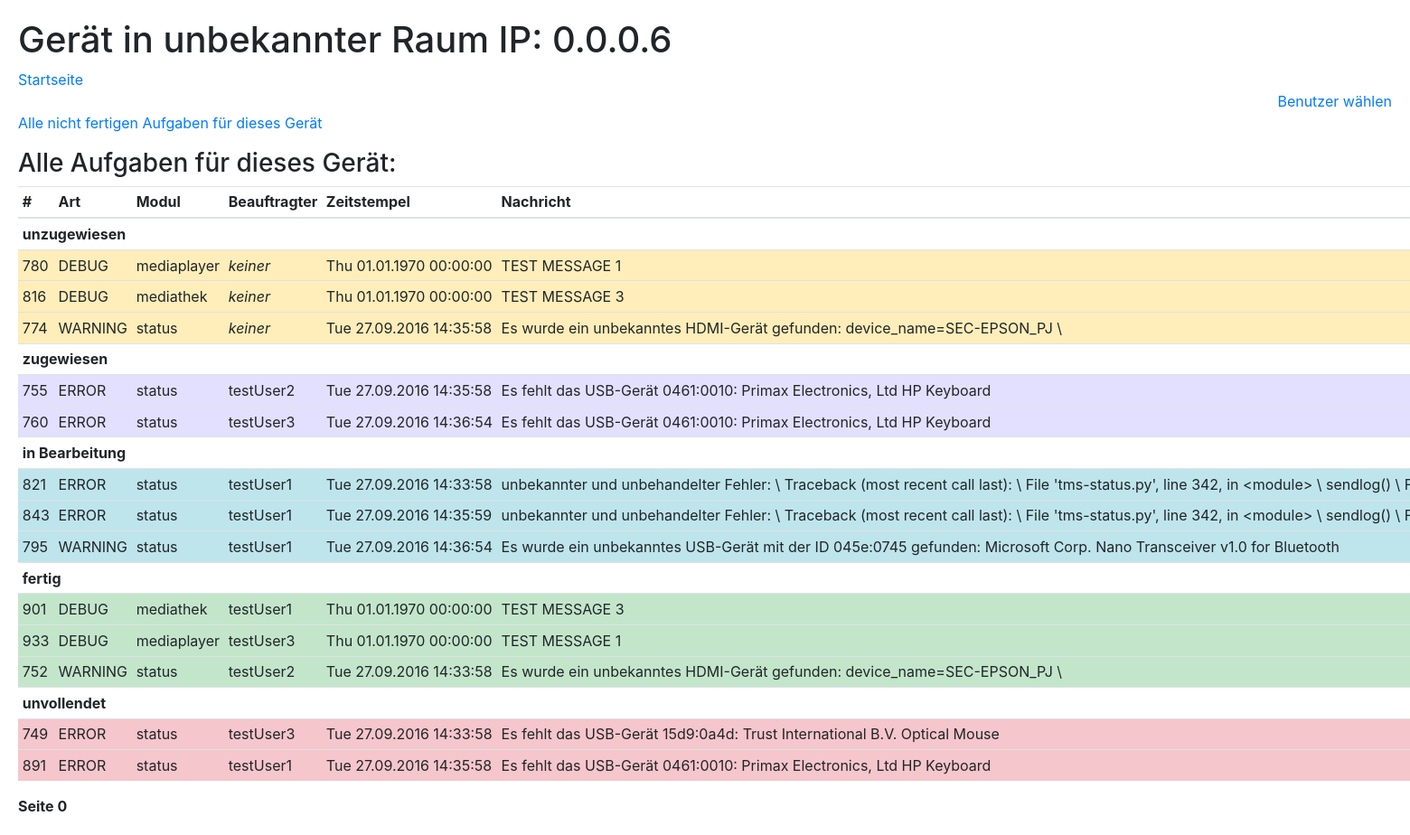
Screenshot of /device.php?ip=6&all=1 with the database file from the repository.
### tables this page shows
CREATE TABLE `messages` (
  `id` int(11) NOT NULL,
  `ip` int(11) NOT NULL,
  `time` bigint(20) NOT NULL,
  `typeId` tinyint(4) NOT NULL,
  `moduleId` tinyint(4) NOT NULL,
  `message` text NOT NULL,
  `statusId` tinyint(4) NOT NULL,
  `assignee` tinyint(4) NOT NULL,
  `comment` text NOT NULL
);

CREATE TABLE `messagestatus` (
  `id` tinyint(4) NOT NULL,
  `name` tinytext NOT NULL,
  `bootstrapName` tinytext NOT NULL,
  `tagName` tinytext NOT NULL
);

### util.php (the view, shortened to what this page needs)
<?php
$userId = 1;
$userPerm = 0;
$pageLength = 25;
$pageNum = 0;
function setupPage($pageName, $pageTitle = false, $insertBefore = "") {
  echo "<!DOCTYPE html>
<html>
<head>
  <title>{$pageName} | RaspWatch</title>
  <meta charset='utf-8'>
  <meta name='author' content='Christopher Walther'>
  <meta name='editor' content='brackets'>
  <link rel='stylesheet' href='https://maxcdn.bootstrapcdn.com/bootstrap/4.0.0-alpha.4/css/bootstrap.min.css'>
  <link rel='stylesheet' type='text/css' href='style.css'>
</head>
<body>
  {$insertBefore}<h1>{$pageName}</h1><a href='index.php'>Startseite</a>";
}
function endPage() {
  echo "</body></html>";
}
function setupUser() {
  echo setupUserData();
}
function setupUserData() {
  global $userId;
  global $userName;
  global $userPerm;
  if (! empty($_GET["userId"])) {
    setUser($_GET["userId"]);
  } else if (! empty($_POST["userName"])) {
    setUser($_POST["userName"], true);
  } else if (! empty($_SESSION["userId"])) {
    setUser($_SESSION["userId"], false, true);
  } else {
    setUser(1);
  }
  $userPermName = permName($userPerm);
  $str = "<div style='flow: right; text-align:right;'>";
  if ($userId == 1) {
    $str .= "<a href='setUser.php'>Benutzer wählen</a>";
  } else {
    $str .= "{$userPermName}: <a href='user.php'>{$userName}</a> |";
    $str .= " <a href='userActions.php'>Aktionen</a>";
  }
  $str .= "</div>";
  return $str;
}
$dbConn = mysqli_connect("localhost", "root", "", "rasp_watch");
mysqli_set_charset($dbConn, "utf8");
$queryResult = false;
function query($queryString, $logQuerySuccess = false) {
  global $dbConn;
  $queryResult = mysqli_query($dbConn, $queryString);
}
function userNeedsAuth() {
  global $userId;
  global $userPerm;
  return permIsHigh(adminGetPerm($userId)) && ! permIsHigh($userPerm);
}
function setUser($value, $isName = false, $keepAuth = false) {
  if ($isName) {
    $userName = $value;
    $userId = adminId($userName);
  } else {
    $userId = $value;
    $userName = adminName($userId);
  }
}
function queryToRows($queryString) {
  $rows = [];
  global $queryResult;
  query($queryString);
  while($row = mysqli_fetch_assoc($queryResult)) {
    array_push($rows, $row);
  }
  return $rows;
}
function getAttribText($message, $name, $textShorten = 0) {
  $str = $message[$name];
  switch ($name) {
    case "assignee":
      $str = makeNonBreaking(adminName($message[$name]));
      break;
    case "typeId":
      $str = typeName($message[$name]);
      break;
    case "moduleId":
      $str = moduleName($message[$name]);
      break;
    case "statusId":
      $str = makeNonBreaking(statusName($message[$name]));
      break;
    case "time":
      $str = makeNonBreaking(messageTime($message));
      break;
    case "message":
      $str = $textShorten > 0 ? mb_strimwidth($message["message"], 0, 200, "...") : $message["message"];
      $str = htmlspecialchars($str);
      break;
  }
  return $str;
}
$attribNames = [
  "id" => "#",
  "ip" => "Raum",
  "typeId" => "Art",
  "moduleId" => "Modul",
  "statusId" => "Status",
  "assignee" => "Beauftragter",
  "time" => "Zeitstempel",
  "message" => "Nachricht"
];
function messageCmpAttribValue($message, $cmpAttrib) {
  switch ($cmpAttrib) {
    case "assignee":
      return adminName($message[$cmpAttrib]);
      break;
    default:
      return $message[$cmpAttrib];
  }
}
function getMessageAttribCmp($cmpAttribs, $directions) {
  return function($message1, $message2) use ($cmpAttribs, $directions) {
    $attribIndex = 0;
    $attribLength = count($cmpAttribs);
    while ($attribIndex < $attribLength && messageCmpAttribValue($message1, $cmpAttribs[$attribIndex]) == messageCmpAttribValue($message2, $cmpAttribs[$attribIndex])) {
      $attribIndex ++;
    }
    if ($attribIndex === $attribLength) {
      return 0;
    } else {
      return strnatcmp(messageCmpAttribValue($message1, $cmpAttribs[$attribIndex]), messageCmpAttribValue($message2, $cmpAttribs[$attribIndex])) * $directions[$cmpAttribs[$attribIndex]];
    }
  };
}
function messageTable($messageArray, $hideAttribs = [],  $orderByAttribs = ["ip", "statusId", "time", "assignee", "typeId"]) {
  global $attribNames;
  $directions = [];
  foreach ($orderByAttribs as $index => $attrib) {
    if (mb_substr($attrib, -1) === "D") {
      $orderByAttribs[$index] = mb_substr($attrib, 0, -1);
      $directions[$orderByAttribs[$index]] = -1;
    } else {
      $directions[$attrib] = 1;
    }
  }
  $orderByAttribs = array_values(array_diff($orderByAttribs, $hideAttribs));
  array_push($hideAttribs, $orderByAttribs[0]);
  usort($messageArray, getMessageAttribCmp($orderByAttribs, $directions));
  global $pageLength;
  global $pageNum;
  $messageArray = array_slice($messageArray, $pageNum * $pageLength, $pageLength);
  if (count($messageArray) == 0) {
    echo "<p><em>Keine</em></p>";
  } else {
    echo "<table class='table table-sm messageTable'><thead class='thead-default'><tr>";
    foreach ($attribNames as $attrib => $name) {
      if (! in_array($attrib, $hideAttribs)) {
        echo "<th>" . $name . "</th>";
      }
    }
    echo "</tr></thead><tbody class='table-hover'>";
    $lastGroupValue = "";
    foreach ($messageArray as $message) {
      if ($message[$orderByAttribs[0]] != $lastGroupValue) {
        $lastGroupValue = $message[$orderByAttribs[0]];
        echo "<tr><td colspan='7'><b>" . getAttribText($message, $orderByAttribs[0], 40) . "</b></td></tr>";
      }
      echo "<tr class='" . statusBName($message["statusId"]) . "' onclick='document.location = \"messageSingle.php?id={$message["id"]}\";'>";
      foreach ($attribNames as $attrib => $value) {
        if (! in_array($attrib, $hideAttribs)) {
          echo "<td>" . getAttribText($message, $attrib, 100) . "</td>";
        }
      }
      echo "</tr>";
    }
    echo "</tbody></table>";
  }
  global $pageNum;
  echo "<p class='text-xs-center'><b>";
  echo "Seite {$pageNum}";
  echo "</b></p>";
}
function makeNonBreaking($str) {
  return str_replace(" ", "&nbsp;", $str);
}
function getModules() {
  global $queryResult;
  $modules = [];
  query("SELECT * FROM module");
  while ($row = mysqli_fetch_assoc($queryResult)) {
    $modules[$row["id"]] = $row["name"];
  }
}
function moduleName($moduleId) {
  global $modules;
  if (empty($modules)) {
    getModules();
  }
  return $modules[$moduleId];
}
function getTypes() {
  global $queryResult;
  $types = [];
  query("SELECT * FROM type");
  while ($row = mysqli_fetch_assoc($queryResult)) {
    $types[$row["id"]] = $row["name"];
  }
}
function typeName($typeId) {
  global $types;
  if (empty($types)) {
    getTypes();
  }
  return $types[$typeId];
}
function getStatusNames() {
  global $queryResult;
  $statusNames = [];
  query("SELECT * FROM messagestatus");
  while ($row = mysqli_fetch_assoc($queryResult)) {
    $statusNames[$row["id"]] = (object) [
      "name" => $row["name"],
      "bName" => $row["bootstrapName"],
      "tagName" => $row["tagName"]
    ];
  }
}
function statusName($statusId) {
  global $statusNames;
  if (empty($statusNames)) {
    getStatusNames();
  }
  return $statusNames[$statusId] -> name;
}
function statusBName($statusId) {
  global $statusNames;
  return $statusNames[$statusId] -> bName;
}
function getAdmins() {
  global $queryResult;
  global $perms;
  $admins = [];
  query("SELECT id, name, perm, email FROM admin");
  while ($row = mysqli_fetch_assoc($queryResult)) {
    $admins[$row["id"]] = $row["name"];
    $perms[$row["id"]] = $row["perm"];
  }
}
function adminName($id) {
  global $admins;
  if (empty($admins)) {
    getAdmins();
  }
  if ($id == 1) {
    return "<em>keiner</em>";
  } else {
    return array_key_exists($id, $admins) ? $admins[$id] : "<em>unbekannt</em>";
  }
}
function adminGetPerm($id) {
  global $perms;
  return array_key_exists($id, $perms) ? $perms[$id] : 0;
}
function permIsHigh($permLevel) {
  return $permLevel > 0;
}
function permName($permLevel) {
  return permIsHigh($permLevel) ? "Administrator" : "Benutzer";
}
function formatTime($unixTime) {
  return date("D d.m.Y H:i:s", $unixTime);
}
function messageTime($message) {
  return formatTime($message["time"]);
}
?>

### device.php (shortened to what this page needs)
<?php
include "util.php";
if (! empty($_GET["ip"])) {
  $ip = $_GET["ip"];
  setupPage("Gerät in " . roomNameSimple($ip));
  setupUser();
  if (! empty($_GET["all"]) && $_GET["all"] > 0) {
    echo "<p><a href='device.php?ip={$ip}'>Alle nicht fertigen Aufgaben für dieses Gerät</a></p>";
    echo "<h3>Alle Aufgaben für dieses Gerät:</h3>";
    messageTable(queryToRows("SELECT * FROM messages WHERE ip={$ip}"), ["ip"], ["statusId", "time", "assignee", "typeId"]);
  } else {
    echo "<p><a href='device.php?ip={$ip}&all=1'>Alle Aufgaben für dieses Gerät</a></p>";
    echo "<h3>Alle nicht fertigen Aufgaben für dieses Gerät:</h3>";
    messageTable(queryToRows("SELECT * FROM messages WHERE ip={$ip} AND NOT statusId=3"), ["ip"], ["statusId", "time", "assignee", "typeId"]);
  }
} else {
  setupPage("<h1>Unbekanntes Gerät</h1>Fehler: Keine IP-Adresse gesendet!");
}
endPage();
?>

### style.css (style rules this page uses)
body { margin: 20px; }
.table-assigned { background-color: hsl(245, 100%, 94%); }
.messageTable td { white-space: nowrap; }

### rows the page displays
messages: orderByAttribs "unzugewiesen", id "780", attrib "DEBUG", attrib "mediaplayer", assignee "keiner", time "Thu 01.01.1970 00:00:00", message "TEST MESSAGE 1"
messages: id "816", typeId "DEBUG", moduleId "mediathek", assignee "keiner", time "Thu 01.01.1970 00:00:00", message "TEST MESSAGE 3"
messages: id "774", typeId "WARNING", moduleId "status", assignee "keiner", time "Tue 27.09.2016 14:35:58", message "Es wurde ein unbekanntes HDMI-Gerät gefunden: device_name=SEC-EPSON_PJ \\"
messages: statusId.name "zugewiesen", id "755", typeId "ERROR", moduleId "status", assignee "testUser2", time "Tue 27.09.2016 14:35:58", message "Es fehlt das USB-Gerät 0461:0010: Primax Electronics, Ltd HP Keyboard"
messages: id "760", typeId "ERROR", moduleId "status", assignee "testUser3", time "Tue 27.09.2016 14:36:54", message "Es fehlt das USB-Gerät 0461:0010: Primax Electronics, Ltd HP Keyboard"
messages: statusId.name "in Bearbeitung", id "821", typeId "ERROR", moduleId "status", assignee "testUser1", time "Tue 27.09.2016 14:33:58", message "unbekannter und unbehandelter Fehler: \\ Traceback (most recent call last): \\ File 'tms-status.py', line 342, in <module> \\ sendlog() \\…"
messages: id "843", typeId "ERROR", moduleId "status", assignee "testUser1", time "Tue 27.09.2016 14:35:59", message "unbekannter und unbehandelter Fehler: \\ Traceback (most recent call last): \\ File 'tms-status.py', line 342, in <module> \\ sendlog() \\…"
messages: id "795", typeId "WARNING", moduleId "status", assignee "testUser1", time "Tue 27.09.2016 14:36:54", message "Es wurde ein unbekanntes USB-Gerät mit der ID 045e:0745 gefunden: Microsoft Corp. Nano Transceiver v1.0 for Bluetooth"
messages: statusId.name "fertig", id "901", typeId "DEBUG", moduleId "mediathek", assignee "testUser1", time "Thu 01.01.1970 00:00:00", message "TEST MESSAGE 3"
messages: id "933", typeId "DEBUG", moduleId "mediaplayer", assignee "testUser3", time "Thu 01.01.1970 00:00:00", message "TEST MESSAGE 1"
messages: id "752", typeId "WARNING", moduleId "status", assignee "testUser2", time "Tue 27.09.2016 14:33:58", message "Es wurde ein unbekanntes HDMI-Gerät gefunden: device_name=SEC-EPSON_PJ \\"
messages: statusId.name "unvollendet", id "749", typeId "ERROR", moduleId "status", assignee "testUser3", time "Tue 27.09.2016 14:33:58", message "Es fehlt das USB-Gerät 15d9:0a4d: Trust International B.V. Optical Mouse"
messages: id "891", typeId "ERROR", moduleId "status", assignee "testUser1", time "Tue 27.09.2016 14:35:58", message "Es fehlt das USB-Gerät 0461:0010: Primax Electronics, Ltd HP Keyboard"

### other values shown
$pageName "Gerät in unbekannter Raum IP: 0.0.0.6"
$name "#"
$name "Art"
$name "Modul"
$name "Beauftragter"
$name "Zeitstempel"
$name "Nachricht"
$pageNum "0"
